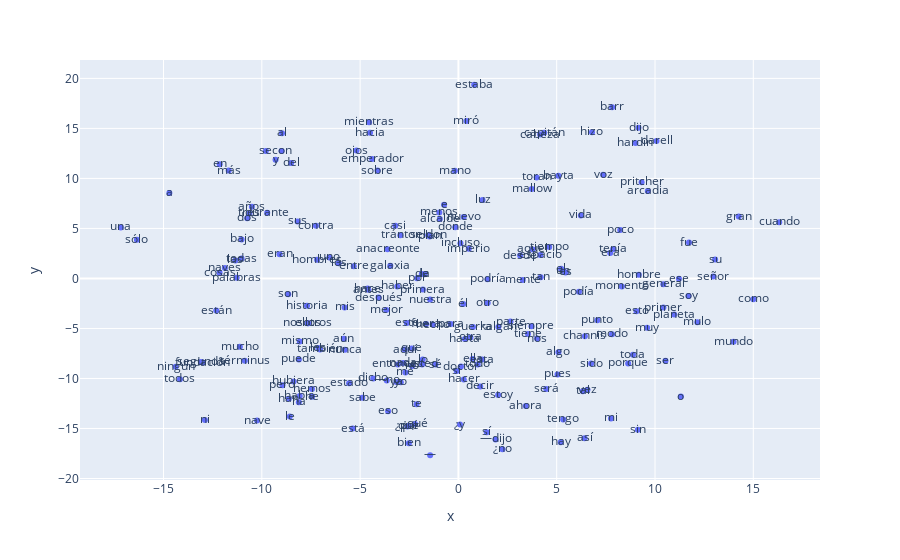

Notebook cell for this chart:
### Code cell
# Graficar los embedddings en 2D
import plotly.graph_objects as go
import plotly.express as px

vecs, labels = reduce_dimensions(w2v_model)

MAX_WORDS=200
fig = px.scatter(x=vecs[:MAX_WORDS,0], y=vecs[:MAX_WORDS,1], text=labels[:MAX_WORDS])
#fig.show(renderer="colab") # esto para plotly en colab
fig.show()

### Figure 1 — Plotly figure (JSON) as saved in the notebook; plotly's stock layout.template omitted (floating-point values rounded to 4 significant figures; data arrays with more than 128 entries replaced by an {"elided": "..."} marker saying what was removed)
{"data": [{"hovertemplate": "x=%{x}<br>y=%{y}<br>text=%{text}<extra></extra>", "legendgroup": "", "marker": {"color": "#636efa", "symbol": "circle"}, "mode": "markers+text", "name": "", "orientation": "v", "showlegend": false, "text": {"elided": "200 str values"}, "type": "scatter", "x": {"elided": "200 float values"}, "xaxis": "x", "y": {"elided": "200 float values"}, "yaxis": "y"}], "layout": {"legend": {"tracegroupgap": 0}, "margin": {"t": 60}, "xaxis": {"anchor": "y", "domain": [0, 1], "title": {"text": "x"}}, "yaxis": {"anchor": "x", "domain": [0, 1], "title": {"text": "y"}}}}
